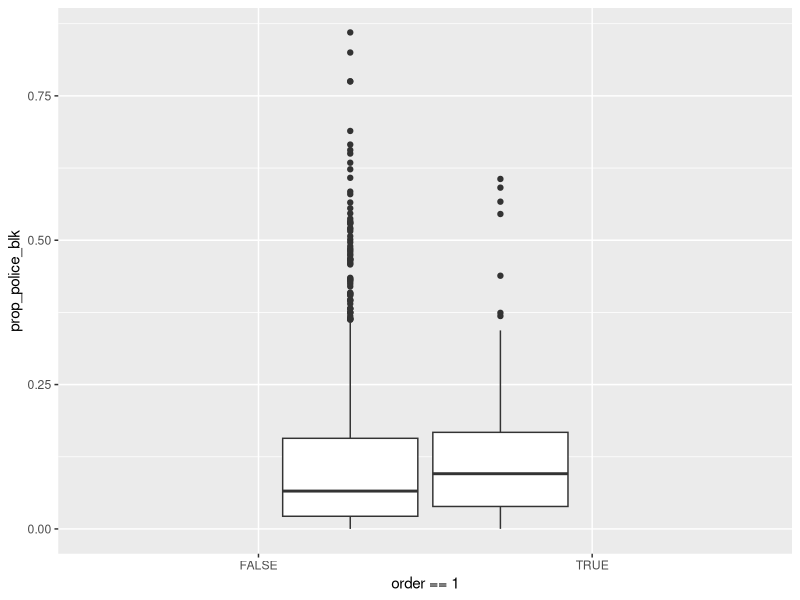
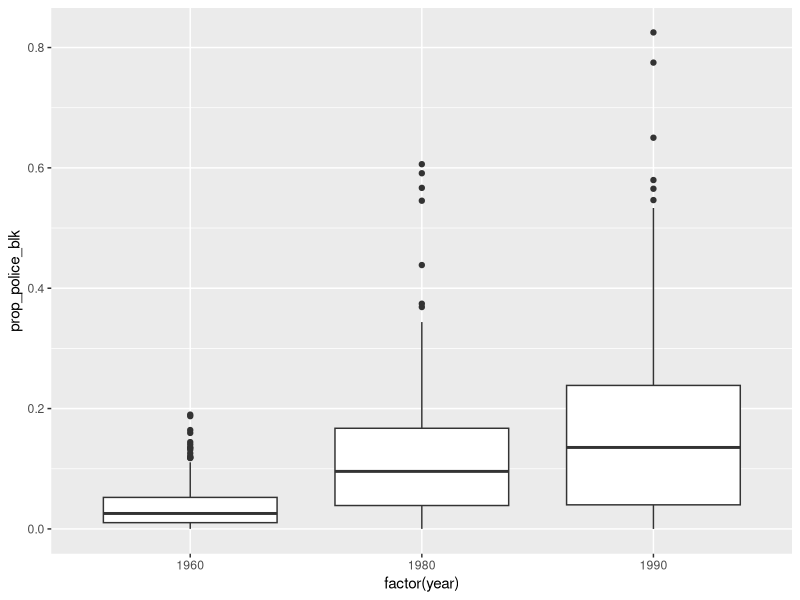

Source code (R) for these figures, in order:
## ---- chunk 1
 library(tidyverse)
# ## Load the data with this chunk
 data <- read.csv("data/HW3_Data.csv", header = TRUE)
## ---- chunk 2

#Still 1980's, do we filter by this 

data %>%
  filter(year == 1980) %>%
  group_by(order) %>%
  summarize(mean(prop_police_blk), sd(prop_police_blk))

data %>%
  ggplot(aes(group=year==1980, y = prop_police_blk, x = order == 1 )) + #notice the + rather than %>%
  geom_boxplot()

## ---- chunk 3


#fair assessment 
#a figure to show the difference (or lack of a difference) in those two distributions
#side by side box plot for both order 



Sum1960 <- summary(data$prop_police_blk[data$year == 1960 & data$order == 1])
print(Sum1960)

Sum1980 <- summary(data$prop_police_blk[data$year == 1980 & data$order == 1])
print(Sum1980)

Sum1990 <- summary(data$prop_police_blk[data$year == 1990 & data$order == 1])
print(Sum1980)

data %>%
  filter( year == "1960"| year == "1980" | year == "1990") %>%
  ggplot(aes(x = factor(year), y = prop_police_blk)) +
  geom_boxplot()

## ---- chunk 4

data %>%
  group_by(order) %>%
  summarize(
    co1960 = mean(prop_police_blk[year == 1960]),
    co1980 = mean(prop_police_blk[year >= 1980])) %>%
  mutate(difference = co1980 - co1960) %>%
  mutate(did = difference[order ==1] - difference[order == 0])

## ---- chunk 5
# stem plot 
# cat var -- region .. table prop table  

# region should show upo 
# as factor variable 
# as.factor()

prop.table(table(data$region, data$order), margin=2)
  

